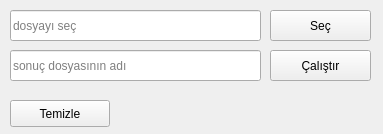
<?xml version="1.0" encoding="UTF-8"?>
<ui version="4.0">
 <class>Form</class>
 <widget class="QWidget" name="Form">
  <property name="geometry">
   <rect>
    <x>0</x>
    <y>0</y>
    <width>383</width>
    <height>134</height>
   </rect>
  </property>
  <property name="minimumSize">
   <size>
    <width>383</width>
    <height>95</height>
   </size>
  </property>
  <property name="windowTitle">
   <string>Form</string>
  </property>
  <widget class="QPushButton" name="sec_k">
   <property name="geometry">
    <rect>
     <x>270</x>
     <y>10</y>
     <width>101</width>
     <height>31</height>
    </rect>
   </property>
   <property name="text">
    <string>Seç</string>
   </property>
  </widget>
  <widget class="QPushButton" name="calistir">
   <property name="geometry">
    <rect>
     <x>270</x>
     <y>50</y>
     <width>101</width>
     <height>31</height>
    </rect>
   </property>
   <property name="text">
    <string>Çalıştır</string>
   </property>
  </widget>
  <widget class="QLineEdit" name="kaynak">
   <property name="geometry">
    <rect>
     <x>10</x>
     <y>10</y>
     <width>251</width>
     <height>31</height>
    </rect>
   </property>
   <property name="placeholderText">
    <string>dosyayı seç</string>
   </property>
  </widget>
  <widget class="QLineEdit" name="sonuc">
   <property name="geometry">
    <rect>
     <x>10</x>
     <y>50</y>
     <width>251</width>
     <height>31</height>
    </rect>
   </property>
   <property name="placeholderText">
    <string>sonuç dosyasının adı</string>
   </property>
  </widget>
  <widget class="QPushButton" name="pushButton">
   <property name="geometry">
    <rect>
     <x>10</x>
     <y>100</y>
     <width>100</width>
     <height>27</height>
    </rect>
   </property>
   <property name="text">
    <string>Temizle</string>
   </property>
  </widget>
 </widget>
 <resources/>
 <connections>
  <connection>
   <sender>pushButton</sender>
   <signal>clicked()</signal>
   <receiver>kaynak</receiver>
   <slot>clear()</slot>
   <hints>
    <hint type="sourcelabel">
     <x>81</x>
     <y>122</y>
    </hint>
    <hint type="destinationlabel">
     <x>12</x>
     <y>27</y>
    </hint>
   </hints>
  </connection>
  <connection>
   <sender>pushButton</sender>
   <signal>clicked()</signal>
   <receiver>sonuc</receiver>
   <slot>clear()</slot>
   <hints>
    <hint type="sourcelabel">
     <x>80</x>
     <y>115</y>
    </hint>
    <hint type="destinationlabel">
     <x>96</x>
     <y>76</y>
    </hint>
   </hints>
  </connection>
 </connections>
</ui>
